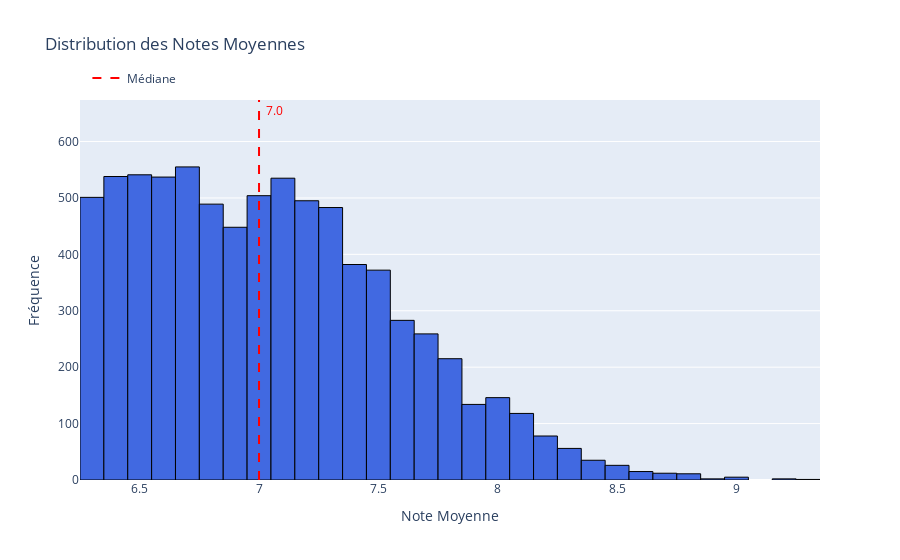
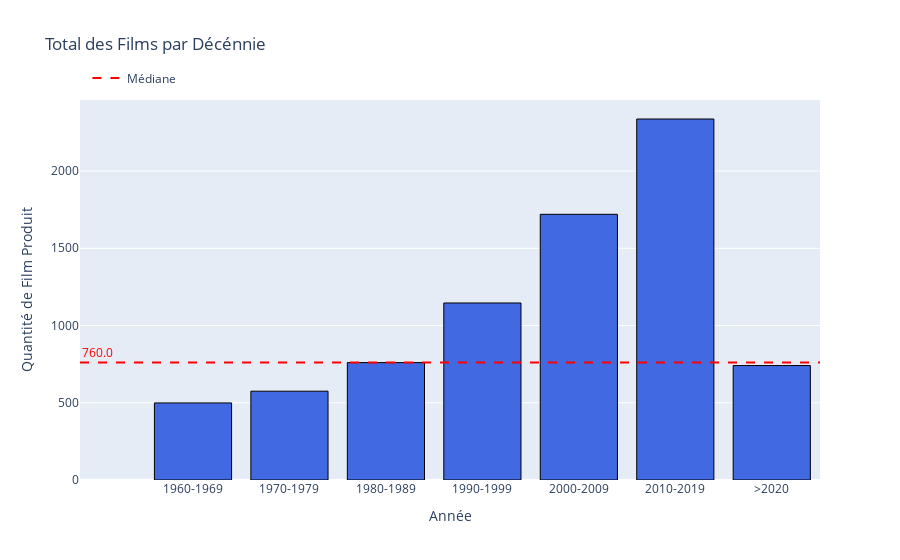
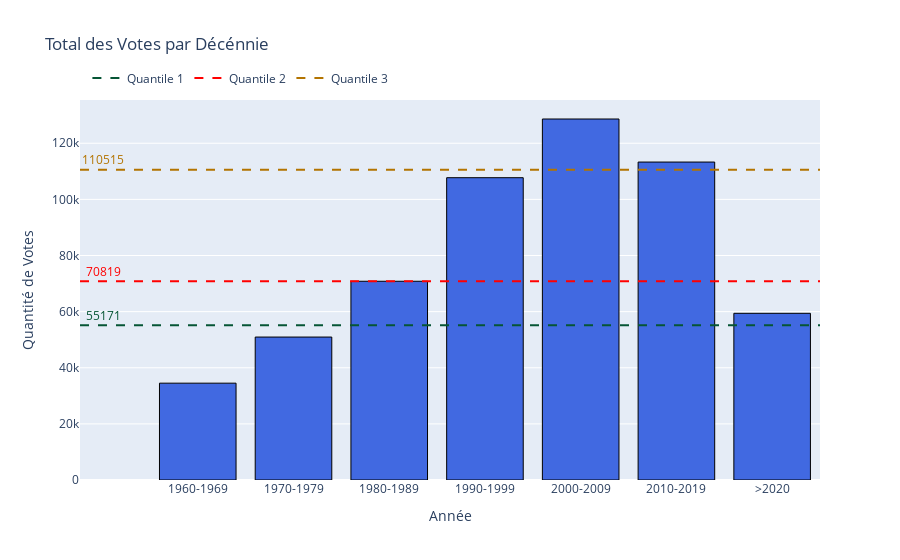

The notebook cell saved with these charts, in order:
### Markdown cell above
- On peut désormais ré-afficher la distribution des notes moyennes, le total des films par décénnie et le nombre moyen des votes par décénnies

### Code cell
eda.show_total_films_decade_plotly(df)

### Figure 1 — Plotly figure (JSON) as saved in the notebook; plotly's stock layout.template omitted (floating-point values rounded to 4 significant figures; data arrays with more than 128 entries replaced by an {"elided": "..."} marker saying what was removed)
{"data": [{"marker": {"color": "royalblue", "line": {"color": "black", "width": 1}}, "showlegend": false, "type": "histogram", "x": {"elided": "7778 float values"}}, {"line": {"color": "red", "dash": "dash", "width": 2}, "mode": "lines", "name": "Médiane", "type": "scatter", "x": [null], "y": [null]}], "layout": {"annotations": [{"font": {"color": "red"}, "name": "Median", "showarrow": false, "text": "7.0", "x": 7, "xshift": 15, "y": 655}], "legend": {"orientation": "h", "x": 0.01, "xanchor": "left", "y": 1.02, "yanchor": "bottom"}, "shapes": [{"line": {"color": "red", "dash": "dash", "width": 2}, "type": "line", "x0": 7, "x1": 7, "y0": 0, "y1": 1, "yref": "paper"}], "title": {"text": "Distribution des Notes Moyennes"}, "xaxis": {"title": {"text": "Note Moyenne"}}, "yaxis": {"title": {"text": "Fréquence"}}}}

### Figure 2 — Plotly figure (JSON) as saved in the notebook; plotly's stock layout.template omitted (floating-point values rounded to 4 significant figures)
{"data": [{"marker": {"color": "royalblue", "line": {"color": "black", "width": 1}}, "showlegend": false, "type": "bar", "x": ["1960-1969", "1970-1979", "1980-1989", "1990-1999", "2000-2009", "2010-2019", ">2020"], "y": [499, 575, 760, 1146, 1720, 2337, 741]}, {"line": {"color": "red", "dash": "dash", "width": 2}, "mode": "lines", "name": "Médiane", "type": "scatter", "x": [null], "y": [null]}], "layout": {"annotations": [{"font": {"color": "red"}, "showarrow": false, "text": "760.0", "x": -0.99, "y": 760, "yshift": 10}], "legend": {"orientation": "h", "x": 0.01, "xanchor": "left", "y": 1.02, "yanchor": "bottom"}, "shapes": [{"line": {"color": "red", "dash": "dash", "width": 2}, "type": "line", "x0": 0, "x1": 1, "xref": "paper", "y0": 760, "y1": 760}], "title": {"text": "Total des Films par Décénnie"}, "xaxis": {"title": {"text": "Année"}}, "yaxis": {"title": {"text": "Quantité de Film Produit"}}}}

### Figure 3 — Plotly figure (JSON) as saved in the notebook; plotly's stock layout.template omitted (floating-point values rounded to 4 significant figures)
{"data": [{"marker": {"color": "royalblue", "line": {"color": "black", "width": 1}}, "showlegend": false, "type": "bar", "x": ["1960-1969", "1970-1979", "1980-1989", "1990-1999", "2000-2009", "2010-2019", ">2020"], "y": [34510.0, 50940.0, 70820.0, 107700.0, 128600.0, 113300.0, 59400.0]}, {"line": {"color": "#065535", "dash": "dash", "width": 2}, "mode": "lines", "name": "Quantile 1", "type": "scatter", "x": [null], "y": [null]}, {"line": {"color": "#ff0000", "dash": "dash", "width": 2}, "mode": "lines", "name": "Quantile 2", "type": "scatter", "x": [null], "y": [null]}, {"line": {"color": "#b37400", "dash": "dash", "width": 2}, "mode": "lines", "name": "Quantile 3", "type": "scatter", "x": [null], "y": [null]}], "layout": {"annotations": [{"font": {"color": "#065535"}, "showarrow": false, "text": "55171", "x": -0.99, "y": 55170.0, "yshift": 10}, {"font": {"color": "#ff0000"}, "showarrow": false, "text": "70819", "x": -0.99, "y": 70820.0, "yshift": 10}, {"font": {"color": "#b37400"}, "showarrow": false, "text": "110515", "x": -0.99, "y": 110500.0, "yshift": 10}], "legend": {"orientation": "h", "x": 0.01, "xanchor": "left", "y": 1.02, "yanchor": "bottom"}, "shapes": [{"line": {"color": "#065535", "dash": "dash", "width": 2}, "type": "line", "x0": 0, "x1": 1, "xref": "paper", "y0": 55170.0, "y1": 55170.0}, {"line": {"color": "#ff0000", "dash": "dash", "width": 2}, "type": "line", "x0": 0, "x1": 1, "xref": "paper", "y0": 70820.0, "y1": 70820.0}, {"line": {"color": "#b37400", "dash": "dash", "width": 2}, "type": "line", "x0": 0, "x1": 1, "xref": "paper", "y0": 110500.0, "y1": 110500.0}], "title": {"text": "Total des Votes par Décénnie"}, "xaxis": {"title": {"text": "Année"}}, "yaxis": {"title": {"text": "Quantité de Votes"}}}}
